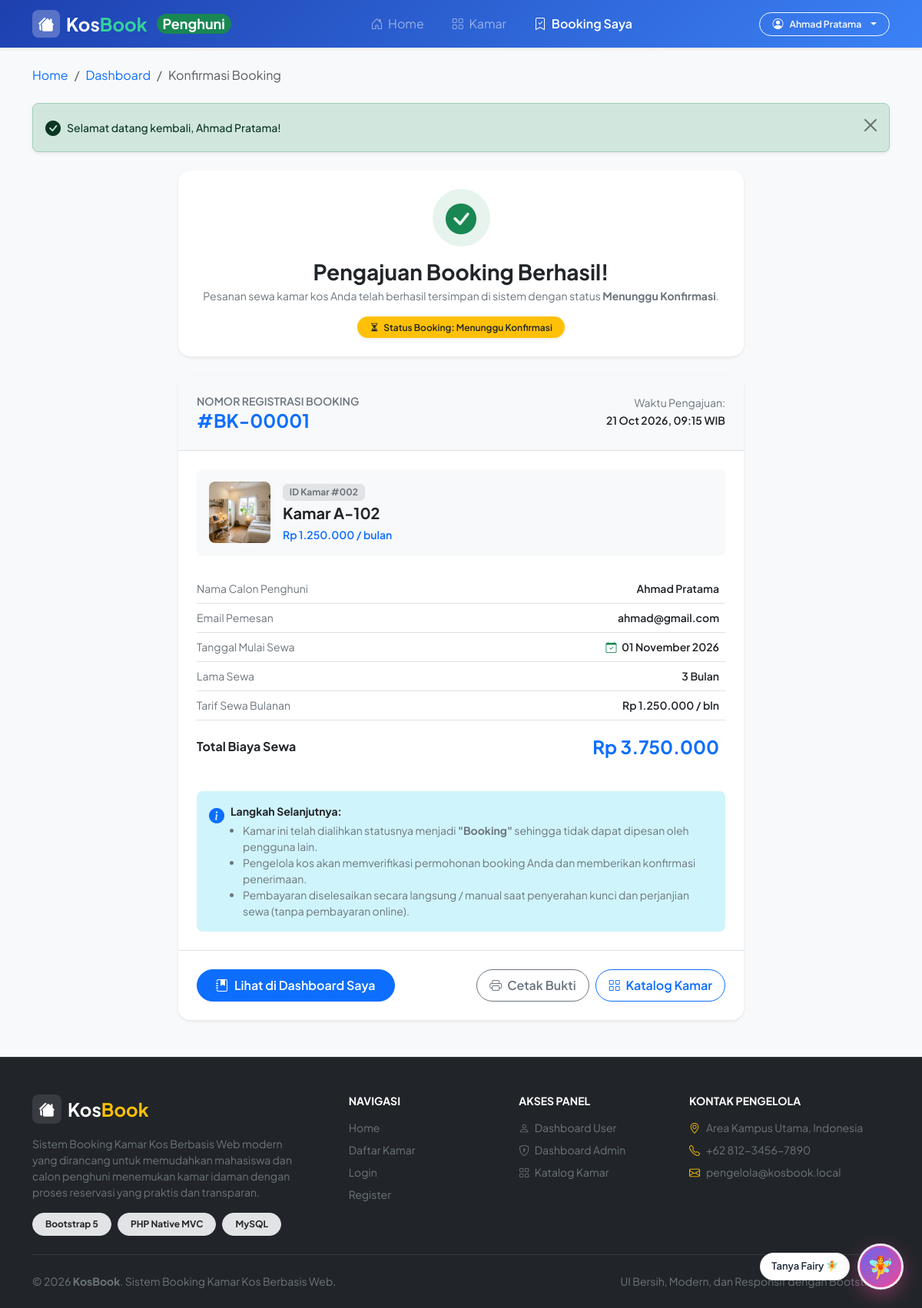
The page /public/index.php?url=booking/konfirmasi/1 (signed in) on the database its author committed.
### tables this page shows
CREATE TABLE `booking` (
    `id` INT AUTO_INCREMENT,
    `user_id` INT NOT NULL,
    `kamar_id` INT NOT NULL,
    `tanggal_booking` DATETIME NOT NULL DEFAULT CURRENT_TIMESTAMP,
    `tanggal_mulai` DATE NOT NULL,
    `lama_sewa` INT NOT NULL DEFAULT 1,  
    `total_harga` DECIMAL(12, 2) NOT NULL,
    `status` ENUM('menunggu', 'dikonfirmasi', 'ditolak', 'selesai') NOT NULL DEFAULT 'menunggu',
    `created_at` TIMESTAMP NOT NULL DEFAULT CURRENT_TIMESTAMP,

     
    CONSTRAINT `pk_booking` PRIMARY KEY (`id`),

     
    CONSTRAINT `fk_booking_user` 
        FOREIGN KEY (`user_id`) REFERENCES `users` (`id`) 
        ON DELETE CASCADE 
        ON UPDATE CASCADE,
    CONSTRAINT `fk_booking_kamar` 
        FOREIGN KEY (`kamar_id`) REFERENCES `kamar` (`id`) 
        ON DELETE RESTRICT 
        ON UPDATE CASCADE,

     
    INDEX `idx_booking_user_id` (`user_id`),
    INDEX `idx_booking_kamar_id` (`kamar_id`),
    INDEX `idx_booking_status` (`status`),
    INDEX `idx_booking_tanggal` (`tanggal_booking`)
);

CREATE TABLE `users` (
    `id` INT AUTO_INCREMENT,
    `nama` VARCHAR(100) NOT NULL,
    `email` VARCHAR(100) NOT NULL,
    `password` VARCHAR(255) NOT NULL,
    `role` ENUM('user', 'admin') NOT NULL DEFAULT 'user',
    `created_at` TIMESTAMP NOT NULL DEFAULT CURRENT_TIMESTAMP,

     
    CONSTRAINT `pk_users` PRIMARY KEY (`id`),

     
    CONSTRAINT `uq_users_email` UNIQUE (`email`),
    INDEX `idx_users_role` (`role`)
);

CREATE TABLE `kamar` (
    `id` INT AUTO_INCREMENT,
    `nomor_kamar` VARCHAR(50) NOT NULL,
    `harga` DECIMAL(12, 2) NOT NULL,
    `fasilitas` TEXT NULL,
    `deskripsi` TEXT NULL,
    `foto` VARCHAR(255) DEFAULT 'default_kamar.jpg',
    `status` ENUM('tersedia', 'booking', 'terisi') NOT NULL DEFAULT 'tersedia',
    `created_at` TIMESTAMP NOT NULL DEFAULT CURRENT_TIMESTAMP,
    `updated_at` TIMESTAMP NOT NULL DEFAULT CURRENT_TIMESTAMP ON UPDATE CURRENT_TIMESTAMP,

     
    CONSTRAINT `pk_kamar` PRIMARY KEY (`id`),

     
    CONSTRAINT `uq_kamar_nomor` UNIQUE (`nomor_kamar`),
    INDEX `idx_kamar_status` (`status`),
    INDEX `idx_kamar_harga` (`harga`)
);

### app/views/booking/konfirmasi.php (the view)
<?php
$photoUrl = !empty($booking['kamar_foto']) && file_exists(__DIR__ . '/../../public/images/kamar/' . $booking['kamar_foto'])
    ? BASE_URL . '/images/kamar/' . htmlspecialchars($booking['kamar_foto'])
    : (file_exists(__DIR__ . '/../../public/images/' . $booking['kamar_foto'])
        ? BASE_URL . '/images/' . htmlspecialchars($booking['kamar_foto'])
        : BASE_URL . '/images/default_kamar.jpg');
?>
<div class="container py-4">
    <nav aria-label="breadcrumb" class="mb-4">
        <ol class="breadcrumb small">
            <li class="breadcrumb-item"><a href="<?= url(''); ?>" class="text-decoration-none">Home</a></li>
            <li class="breadcrumb-item"><a href="<?= url('dashboard/user'); ?>" class="text-decoration-none">Dashboard</a></li>
            <li class="breadcrumb-item active" aria-current="page">Konfirmasi Booking</li>
        </ol>
    </nav>
    <?php require __DIR__ . '/../components/alert.php'; ?>
    <div class="row justify-content-center">
        <div class="col-lg-8">
            <div class="card border-0 shadow-sm rounded-4 p-4 text-center bg-white mb-4 position-relative overflow-hidden">
                <div class="d-inline-flex justify-content-center align-items-center rounded-circle bg-success bg-opacity-10 text-success mb-3 mx-auto" style="width: 75px; height: 75px;">
                    <i class="bi bi-check-circle-fill fs-1"></i>
                </div>
                <h3 class="fw-bold text-dark mb-1">Pengajuan Booking Berhasil!</h3>
                <p class="text-secondary small mb-3">
                    Pesanan sewa kamar kos Anda telah berhasil tersimpan di sistem dengan status <strong>Menunggu Konfirmasi</strong>.
                </p>
                <div class="d-inline-flex justify-content-center">
                    <span class="badge bg-warning text-dark px-3 py-2 rounded-pill small fw-semibold shadow-sm">
                        <i class="bi bi-hourglass-split me-1"></i> Status Booking: Menunggu Konfirmasi
                    </span>
                </div>
            </div>
            <div class="card border-0 shadow-sm rounded-4 bg-white overflow-hidden mb-4">
                <div class="card-header bg-light border-bottom p-4 d-flex flex-wrap justify-content-between align-items-center gap-2">
                    <div>
                        <span class="text-secondary small text-uppercase fw-semibold d-block">Nomor Registrasi Booking</span>
                        <h4 class="fw-bold text-primary mb-0">#BK-<?= str_pad((string)$booking['id'], 5, '0', STR_PAD_LEFT); ?></h4>
                    </div>
                    <div class="text-sm-end">
                        <span class="text-secondary small d-block">Waktu Pengajuan:</span>
                        <span class="small fw-semibold text-dark">
                            <?= date('d M Y, H:i', strtotime($booking['tanggal_booking'])); ?> WIB
                        </span>
                    </div>
                </div>
                <div class="card-body p-4">
                    <div class="d-flex align-items-center gap-3 p-3 bg-light rounded-3 mb-4">
                        <img src="<?= $photoUrl; ?>"
                             alt="<?= htmlspecialchars($booking['nomor_kamar']); ?>"
                             class="rounded-3 object-fit-cover"
                             style="width: 80px; height: 80px;"
                             onerror="this.src='<?= BASE_URL; ?>/images/default_kamar.jpg'">
                        <div>
                            <span class="badge bg-secondary-subtle text-secondary border small mb-1">ID Kamar #00<?= htmlspecialchars($booking['kamar_id']); ?></span>
                            <h5 class="fw-bold text-dark mb-1"><?= htmlspecialchars($booking['nomor_kamar']); ?></h5>
                            <span class="text-primary fw-semibold small"><?= formatRupiah($booking['harga_kamar']); ?> / bulan</span>
                        </div>
                    </div>
                    <div class="table-responsive mb-4">
                        <table class="table table-borderless align-middle mb-0 small">
                            <tbody>
                                <tr class="border-bottom">
                                    <td class="text-secondary ps-0 py-2" style="width: 40%;">Nama Calon Penghuni</td>
                                    <td class="fw-semibold text-dark text-end py-2"><?= htmlspecialchars($booking['user_nama']); ?></td>
                                </tr>
                                <tr class="border-bottom">
                                    <td class="text-secondary ps-0 py-2">Email Pemesan</td>
                                    <td class="fw-semibold text-dark text-end py-2"><?= htmlspecialchars($booking['user_email']); ?></td>
                                </tr>
                                <tr class="border-bottom">
                                    <td class="text-secondary ps-0 py-2">Tanggal Mulai Sewa</td>
                                    <td class="fw-semibold text-dark text-end py-2">
                                        <i class="bi bi-calendar-check text-success me-1"></i>
                                        <?= date('d F Y', strtotime($booking['tanggal_mulai'])); ?>
                                    </td>
                                </tr>
                                <tr class="border-bottom">
                                    <td class="text-secondary ps-0 py-2">Lama Sewa</td>
                                    <td class="fw-semibold text-dark text-end py-2"><?= $booking['lama_sewa']; ?> Bulan</td>
                                </tr>
                                <tr class="border-bottom">
                                    <td class="text-secondary ps-0 py-2">Tarif Sewa Bulanan</td>
                                    <td class="fw-semibold text-dark text-end py-2"><?= formatRupiah($booking['harga_kamar']); ?> / bln</td>
                                </tr>
                                <tr class="bg-light-subtle">
                                    <td class="ps-0 py-3 fw-bold text-dark fs-6">Total Biaya Sewa</td>
                                    <td class="text-end py-3">
                                        <span class="fs-4 fw-bold text-primary"><?= formatRupiah($booking['total_harga']); ?></span>
                                    </td>
                                </tr>
                            </tbody>
                        </table>
                    </div>
                    <div class="alert alert-info border-0 rounded-3 p-3 mb-0 small">
                        <div class="d-flex align-items-start gap-2">
                            <i class="bi bi-info-circle-fill text-primary fs-5 flex-shrink-0 mt-0"></i>
                            <div>
                                <strong class="text-dark d-block mb-1">Langkah Selanjutnya:</strong>
                                <ul class="ps-3 mb-0 text-secondary">
                                    <li>Kamar ini telah dialihkan statusnya menjadi <strong>"Booking"</strong> sehingga tidak dapat dipesan oleh pengguna lain.</li>
                                    <li>Pengelola kos akan memverifikasi permohonan booking Anda dan memberikan konfirmasi penerimaan.</li>
                                    <li>Pembayaran diselesaikan secara langsung / manual saat penyerahan kunci dan perjanjian sewa (tanpa pembayaran online).</li>
                                </ul>
                            </div>
                        </div>
                    </div>
                </div>
                <div class="card-footer bg-white border-top p-4 d-flex flex-wrap justify-content-between align-items-center gap-2">
                    <a href="<?= url('dashboard/user'); ?>" class="btn btn-primary rounded-pill px-4 py-2 fw-semibold d-flex align-items-center gap-2">
                        <i class="bi bi-journal-bookmark-fill"></i> Lihat di Dashboard Saya
                    </a>
                    <div class="d-flex gap-2">
                        <button type="button" class="btn btn-outline-secondary rounded-pill px-3 py-2 fw-semibold" onclick="window.print();">
                            <i class="bi bi-printer me-1"></i> Cetak Bukti
                        </button>
                        <a href="<?= url('kamar'); ?>" class="btn btn-outline-primary rounded-pill px-3 py-2 fw-semibold">
                            <i class="bi bi-grid me-1"></i> Katalog Kamar
                        </a>
                    </div>
                </div>
            </div>
        </div>
    </div>
</div>

### app/views/layouts/navbar.php (shortened to what the rows shown need)
<?php
$isLoggedIn = AuthHelper::check();
$currentRole = AuthHelper::role();
$currentUser = AuthHelper::user();
$userName = $currentUser['nama'] ?? ($currentRole === 'admin' ? 'Admin Kos' : 'Pengguna');
?>
<nav class="navbar navbar-expand-lg navbar-dark bg-primary-custom sticky-top shadow-sm py-2">
    <div class="container">
        <div class="collapse navbar-collapse" id="kosbookNav">
            <div class="d-flex align-items-center gap-2 mt-3 mt-lg-0">
                <?php if ($isLoggedIn): ?>
                    <div class="dropdown">
                        <button class="btn btn-outline-light btn-sm rounded-pill px-3 py-1 dropdown-toggle d-flex align-items-center gap-2" type="button" data-bs-toggle="dropdown">
                            <i class="bi <?= $currentRole === 'admin' ? 'bi-shield-lock-fill' : 'bi-person-circle'; ?>"></i>
                            <span class="small fw-semibold"><?= htmlspecialchars($userName); ?></span>
                        </button>
                    </div>
                <?php endif; ?>
            </div>
        </div>
    </div>
</nav>

### rows shown on the page
booking: user.nama "Ahmad Pratama", id "00001", tanggal_booking "21 Oct 2026, 09:15", kamar "2", kamar.nomor_kamar "Kamar A-102", kamar.harga "Rp 1.250.000", user.email "ahmad@gmail.com", tanggal_mulai "01 November 2026", lama_sewa "3", total_harga "Rp 3.750.000"

### other values the page prints
$message "Selamat datang kembali, Ahmad Pratama!"
$launcherLabel "Tanya Fairy 🧚"
$botAvatar "🧚"
